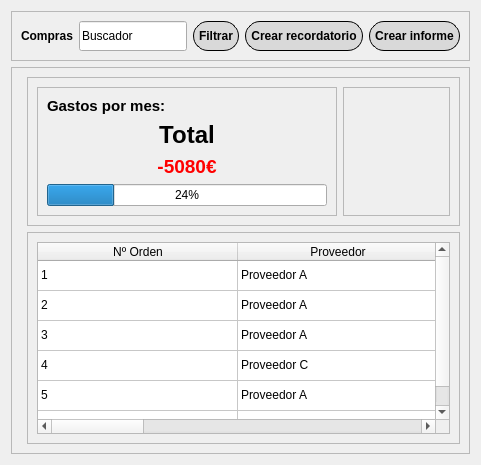
             <widget class="QWidget" name="Buys">
              <attribute name="title">
               <string>Buys</string>
              </attribute>
              <layout class="QGridLayout" name="gridLayout_20">
               <item row="0" column="0">
                <layout class="QGridLayout" name="GRID_2">
                 <item row="1" column="0">
                  <widget class="QFrame" name="frame_6">
                   <property name="frameShape">
                    <enum>QFrame::Shape::StyledPanel</enum>
                   </property>
                   <property name="frameShadow">
                    <enum>QFrame::Shadow::Raised</enum>
                   </property>
                   <layout class="QFormLayout" name="formLayout">
                    <item row="0" column="1">
                     <layout class="QGridLayout" name="gridLayout_16">
                      <item row="1" column="0">
                       <widget class="QFrame" name="frame_8">
                        <property name="frameShape">
                         <enum>QFrame::Shape::StyledPanel</enum>
                        </property>
                        <property name="frameShadow">
                         <enum>QFrame::Shadow::Raised</enum>
                        </property>
                        <layout class="QGridLayout" name="gridLayout_23">
                         <item row="0" column="0">
                          <widget class="QTableWidget" name="tableWidget_2">
                           <property name="layoutDirection">
                            <enum>Qt::LayoutDirection::LeftToRight</enum>
                           </property>
                           <property name="editTriggers">
                            <set>QAbstractItemView::EditTrigger::NoEditTriggers</set>
                           </property>
                           <property name="verticalScrollMode">
                            <enum>QAbstractItemView::ScrollMode::ScrollPerPixel</enum>
                           </property>
                           <property name="horizontalScrollMode">
                            <enum>QAbstractItemView::ScrollMode::ScrollPerPixel</enum>
                           </property>
                           <property name="rowCount">
                            <number>6</number>
                           </property>
                           <attribute name="horizontalHeaderDefaultSectionSize">
                            <number>200</number>
                           </attribute>
                           <attribute name="horizontalHeaderShowSortIndicator" stdset="0">
                            <bool>false</bool>
                           </attribute>
                           <attribute name="verticalHeaderVisible">
                            <bool>false</bool>
                           </attribute>
                           <row/>
                           <row/>
                           <row/>
                           <row/>
                           <row/>
                           <row/>
                           <column>
                            <property name="text">
                             <string>Nº Orden</string>
                            </property>
                           </column>
                           <column>
                            <property name="text">
                             <string>Proveedor</string>
                            </property>
                           </column>
                           <column>
                            <property name="text">
                             <string>Fecha Orden</string>
                            </property>
                           </column>
                           <column>
                            <property name="text">
                             <string>Producto</string>
                            </property>
                           </column>
                           <column>
                            <property name="text">
                             <string>Precio/u</string>
                            </property>
                           </column>
                           <column>
                            <property name="text">
                             <string>Unidad</string>
                            </property>
                           </column>
                           <column>
                            <property name="text">
                             <string>Total</string>
                            </property>
                           </column>
                           <column>
                            <property name="text">
                             <string>Estado</string>
                            </property>
                           </column>
                           <item row="0" column="0">
                            <property name="text">
                             <string>1</string>
                            </property>
                           </item>
                           <item row="0" column="1">
                            <property name="text">
                             <string>Proveedor A</string>
                            </property>
                           </item>
                           <item row="0" column="2">
                            <property name="text">
                             <string>2024-09-01</string>
                            </property>
                           </item>
                           <item row="0" column="3">
                            <property name="text">
                             <string>Producto</string>
                            </property>
                           </item>
                           <item row="0" column="4">
                            <property name="text">
                             <string>5€</string>
                            </property>
                           </item>
                           <item row="0" column="5">
                            <property name="text">
                             <string>2</string>
                            </property>
                           </item>
                           <item row="0" column="6">
                            <property name="text">
                             <string>10€</string>
                            </property>
                           </item>
                           <item row="0" column="7">
                            <property name="text">
                             <string>Entregado</string>
                            </property>
                           </item>
                           <item row="1" column="0">
                            <property name="text">
                             <string>2</string>
                            </property>
                           </item>
                           <item row="1" column="1">
                            <property name="text">
                             <string>Proveedor A</string>
                            </property>
                           </item>
                           <item row="1" column="2">
                            <property name="text">
                             <string>2024-09-01</string>
                            </property>
                           </item>
                           <item row="1" column="3">
                            <property name="text">
                             <string>Producto</string>
                            </property>
                           </item>
                           <item row="1" column="4">
                            <property name="text">
                             <string>5€</string>
                            </property>
                           </item>
                           <item row="1" column="5">
                            <property name="text">
                             <string>2</string>
                            </property>
                           </item>
                           <item row="1" column="6">
                            <property name="text">
                             <string>10€</string>
                            </property>
                           </item>
                           <item row="1" column="7">
                            <property name="text">
                             <string>Entregado</string>
                            </property>
                           </item>
                           <item row="2" column="0">
                            <property name="text">
                             <string>3</string>
                            </property>
                           </item>
                           <item row="2" column="1">
                            <property name="text">
                             <string>Proveedor A</string>
                            </property>
                           </item>
                           <item row="2" column="2">
                            <property name="text">
                             <string>2024-09-01</string>
                            </property>
                           </item>
                           <item row="2" column="3">
                            <property name="text">
                             <string>Producto</string>
                            </property>
                           </item>
                           <item row="2" column="4">
                            <property name="text">
                             <string>5€</string>
                            </property>
                           </item>
                           <item row="2" column="5">
                            <property name="text">
                             <string>2</string>
                            </property>
                           </item>
                           <item row="2" column="6">
                            <property name="text">
                             <string>10€</string>
                            </property>
                           </item>
                           <item row="2" column="7">
                            <property name="text">
                             <string>Entregado</string>
                            </property>
                           </item>
                           <item row="3" column="0">
                            <property name="text">
                             <string>4</string>
                            </property>
                           </item>
                           <item row="3" column="1">
                            <property name="text">
                             <string>Proveedor C</string>
                            </property>
                           </item>
                           <item row="3" column="2">
                            <property name="text">
                             <string>2024-09-01</string>
                            </property>
                           </item>
                           <item row="3" column="3">
                            <property name="text">
                             <string>Producto</string>
                            </property>
                           </item>
                           <item row="3" column="4">
                            <property name="text">
                             <string>5€</string>
                            </property>
                           </item>
                           <item row="3" column="5">
                            <property name="text">
                             <string>2</string>
                            </property>
                           </item>
                           <item row="3" column="6">
                            <property name="text">
                             <string>10€</string>
                            </property>
                           </item>
                           <item row="3" column="7">
                            <property name="text">
                             <string>En tránsito</string>
                            </property>
                           </item>
                           <item row="4" column="0">
                            <property name="text">
                             <string>5</string>
                            </property>
                           </item>
                           <item row="4" column="1">
                            <property name="text">
                             <string>Proveedor A</string>
                            </property>
                           </item>
                           <item row="4" column="2">
                            <property name="text">
                             <string>2024-09-01</string>
                            </property>
                           </item>
                           <item row="4" column="3">
                            <property name="text">
                             <string>Producto</string>
                            </property>
                           </item>
                           <item row="4" column="4">
                            <property name="text">
                             <string>5€</string>
                            </property>
                           </item>
                           <item row="4" column="5">
                            <property name="text">
                             <string>2</string>
                            </property>
                           </item>
                           <item row="4" column="6">
                            <property name="text">
                             <string>10€</string>
                            </property>
                           </item>
                           <item row="4" column="7">
                            <property name="text">
                             <string>En tránsito</string>
                            </property>
                           </item>
                           <item row="5" column="0">
                            <property name="text">
                             <string>6</string>
                            </property>
                           </item>
                           <item row="5" column="1">
                            <property name="text">
                             <string>Proveedor B</string>
                            </property>
                           </item>
                           <item row="5" column="2">
                            <property name="text">
                             <string>2024-09-01</string>
                            </property>
                           </item>
                           <item row="5" column="3">
                            <property name="text">
                             <string>Producto</string>
                            </property>
                           </item>
                           <item row="5" column="4">
                            <property name="text">
                             <string>5€</string>
                            </property>
                           </item>
                           <item row="5" column="5">
                            <property name="text">
                             <string>2</string>
                            </property>
                           </item>
                           <item row="5" column="6">
                            <property name="text">
                             <string>10€</string>
                            </property>
                           </item>
                           <item row="5" column="7">
                            <property name="text">
                             <string>Pendiente</string>
                            </property>
                           </item>
                          </widget>
                         </item>
                        </layout>
                       </widget>
                      </item>
                      <item row="0" column="0">
                       <widget class="QFrame" name="frame_9">
                        <property name="frameShape">
                         <enum>QFrame::Shape::StyledPanel</enum>
                        </property>
                        <property name="frameShadow">
                         <enum>QFrame::Shadow::Raised</enum>
                        </property>
                        <layout class="QGridLayout" name="gridLayout_24">
                         <item row="1" column="0">
                          <layout class="QHBoxLayout" name="horizontalLayout_5">
                           <item>
                            <widget class="QFrame" name="frame_10">
                             <property name="maximumSize">
                              <size>
                               <width>300</width>
                               <height>16777215</height>
                              </size>
                             </property>
                             <property name="frameShape">
                              <enum>QFrame::Shape::StyledPanel</enum>
                             </property>
                             <property name="frameShadow">
                              <enum>QFrame::Shadow::Raised</enum>
                             </property>
                             <layout class="QGridLayout" name="gridLayout_25">
                              <item row="0" column="0">
                               <layout class="QGridLayout" name="gridLayout_22">
                                <item row="2" column="0">
                                 <widget class="QLabel" name="label_8">
                                  <property name="font">
                                   <font>
                                    <pointsize>14</pointsize>
                                    <bold>true</bold>
                                   </font>
                                  </property>
                                  <property name="styleSheet">
                                   <string notr="true">color: red;</string>
                                  </property>
                                  <property name="text">
                                   <string>-5080€</string>
                                  </property>
                                  <property name="alignment">
                                   <set>Qt::AlignmentFlag::AlignCenter</set>
                                  </property>
                                 </widget>
                                </item>
                                <item row="0" column="0">
                                 <widget class="QLabel" name="label_6">
                                  <property name="font">
                                   <font>
                                    <pointsize>11</pointsize>
                                    <bold>true</bold>
                                   </font>
                                  </property>
                                  <property name="text">
                                   <string>Gastos por mes:</string>
                                  </property>
                                  <property name="alignment">
                                   <set>Qt::AlignmentFlag::AlignLeading|Qt::AlignmentFlag::AlignLeft|Qt::AlignmentFlag::AlignTop</set>
                                  </property>
                                 </widget>
                                </item>
                                <item row="3" column="0">
                                 <widget class="QProgressBar" name="progressBar">
                                  <property name="value">
                                   <number>24</number>
                                  </property>
                                 </widget>
                                </item>
                                <item row="1" column="0">
                                 <widget class="QLabel" name="label_7">
                                  <property name="font">
                                   <font>
                                    <pointsize>18</pointsize>
                                    <bold>true</bold>
                                   </font>
                                  </property>
                                  <property name="text">
                                   <string>Total</string>
                                  </property>
                                  <property name="alignment">
                                   <set>Qt::AlignmentFlag::AlignCenter</set>
                                  </property>
                                 </widget>
                                </item>
                               </layout>
                              </item>
                             </layout>
                            </widget>
                           </item>
                           <item>
                            <widget class="QFrame" name="frame_lineal">
                             <property name="frameShape">
                              <enum>QFrame::Shape::StyledPanel</enum>
                             </property>
                             <property name="frameShadow">
                              <enum>QFrame::Shadow::Raised</enum>
                             </property>
                             <layout class="QGridLayout" name="gridLayout_27">
                              <item row="0" column="0">
                               <layout class="QGridLayout" name="GRID_3">
                                <item row="0" column="0">
                                 <layout class="QGridLayout" name="GRID_7"/>
                                </item>
                               </layout>
                              </item>
                             </layout>
                            </widget>
                           </item>
                          </layout>
                         </item>
                        </layout>
                       </widget>
                      </item>
                     </layout>
                    </item>
                   </layout>
                  </widget>
                 </item>
                 <item row="0" column="0">
                  <widget class="QFrame" name="frame_7">
                   <property name="maximumSize">
                    <size>
                     <width>16777215</width>
                     <height>100</height>
                    </size>
                   </property>
                   <property name="frameShape">
                    <enum>QFrame::Shape::StyledPanel</enum>
                   </property>
                   <property name="frameShadow">
                    <enum>QFrame::Shadow::Raised</enum>
                   </property>
                   <layout class="QGridLayout" name="gridLayout_21">
                    <item row="0" column="0">
                     <layout class="QHBoxLayout" name="horizontalLayout_4">
                      <item>
                       <widget class="QLabel" name="label_5">
                        <property name="font">
                         <font>
                          <bold>true</bold>
                         </font>
                        </property>
                        <property name="text">
                         <string>Compras</string>
                        </property>
                       </widget>
                      </item>
                      <item>
                       <widget class="QLineEdit" name="lineEdit_4">
                        <property name="maximumSize">
                         <size>
                          <width>200</width>
                          <height>100</height>
                         </size>
                        </property>
                        <property name="text">
                         <string>Buscador</string>
                        </property>
                       </widget>
                      </item>
                      <item>
                       <widget class="QPushButton" name="boton_filtrar_2">
                        <property name="minimumSize">
                         <size>
                          <width>30</width>
                          <height>30</height>
                         </size>
                        </property>
                        <property name="maximumSize">
                         <size>
                          <width>100</width>
                          <height>16777215</height>
                         </size>
                        </property>
                        <property name="font">
                         <font>
                          <bold>true</bold>
                         </font>
                        </property>
                        <property name="styleSheet">
                         <string notr="true">background-color: #d9d9d9;
color: black;
border: 1px solid black;
border-radius: 15px;
padding:5px;
box-shadow: 5px 5px 15px rgba(0, 0, 0, 0.3);
</string>
                        </property>
                        <property name="text">
                         <string>Filtrar</string>
                        </property>
                       </widget>
                      </item>
                      <item>
                       <widget class="QPushButton" name="crear_recordatorio">
                        <property name="minimumSize">
                         <size>
                          <width>30</width>
                          <height>30</height>
                         </size>
                        </property>
                        <property name="maximumSize">
                         <size>
                          <width>150</width>
                          <height>16777215</height>
                         </size>
                        </property>
                        <property name="font">
                         <font>
                          <bold>true</bold>
                         </font>
                        </property>
                        <property name="styleSheet">
                         <string notr="true">background-color: #d9d9d9;
color: black;
border: 1px solid black;
border-radius: 15px;
padding:5px;
box-shadow: 5px 5px 15px rgba(0, 0, 0, 0.3);
</string>
                        </property>
                        <property name="text">
                         <string>Crear recordatorio</string>
                        </property>
                       </widget>
                      </item>
                      <item>
                       <widget class="QPushButton" name="crear_informe_2">
                        <property name="minimumSize">
                         <size>
                          <width>30</width>
                          <height>30</height>
                         </size>
                        </property>
                        <property name="maximumSize">
                         <size>
                          <width>150</width>
                          <height>16777215</height>
                         </size>
                        </property>
                        <property name="font">
                         <font>
                          <bold>true</bold>
                         </font>
                        </property>
                        <property name="styleSheet">
                         <string notr="true">background-color: #d9d9d9;
color: black;
border: 1px solid black;
border-radius: 15px;
padding:5px;
box-shadow: 5px 5px 15px rgba(0, 0, 0, 0.3);
</string>
                        </property>
                        <property name="text">
                         <string>Crear informe</string>
                        </property>
                       </widget>
                      </item>
                     </layout>
                    </item>
                   </layout>
                  </widget>
                 </item>
                </layout>
               </item>
              </layout>
             </widget>
